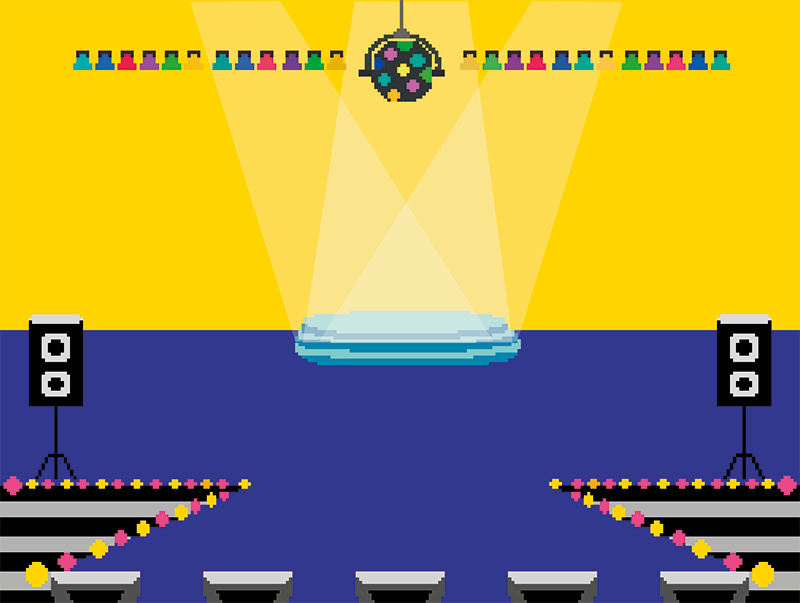
#> input picture pygame_game/computer-game/images/stage.png, 800 x 603 px, found by its file name
$ python blur-image.py
#> lines starting #> are read from the running program, lines starting #| are printed output that depends on the picture
from PIL import Image, ImageFilter
Image.open("stage.png").filter(ImageFilter.GaussianBlur(radius= 8)).save("stage-blurred.png")
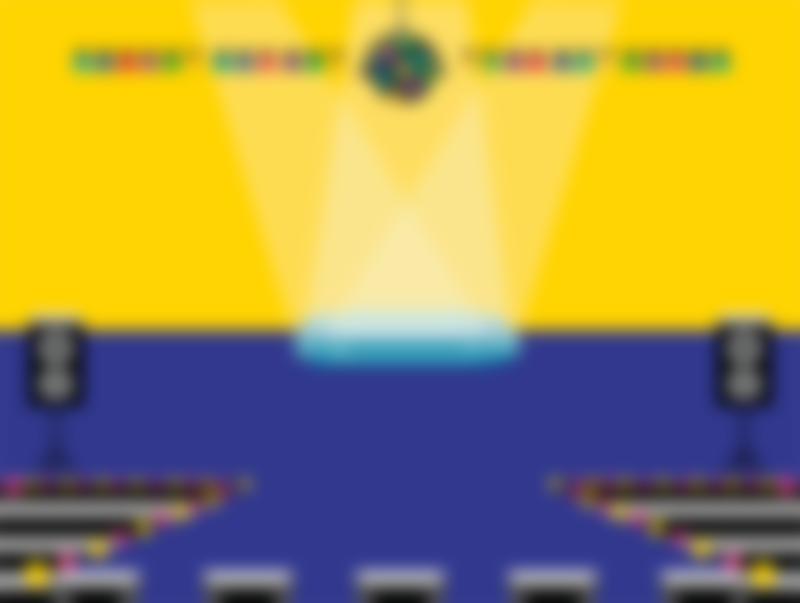
#> saved as stage-blurred.png: PIL image 800x603 RGBA; mean R, G, B, A 162.9, 146.2, 82, 254.8; transparent parts drawn white
